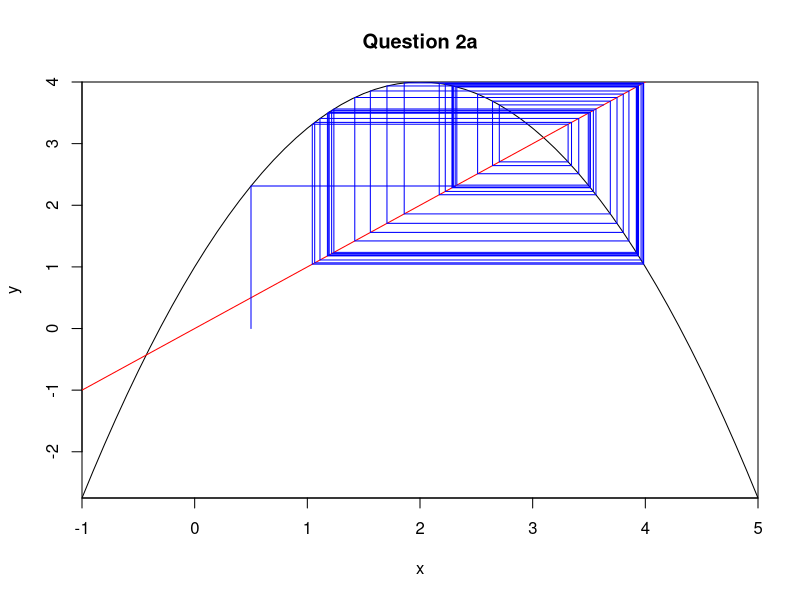
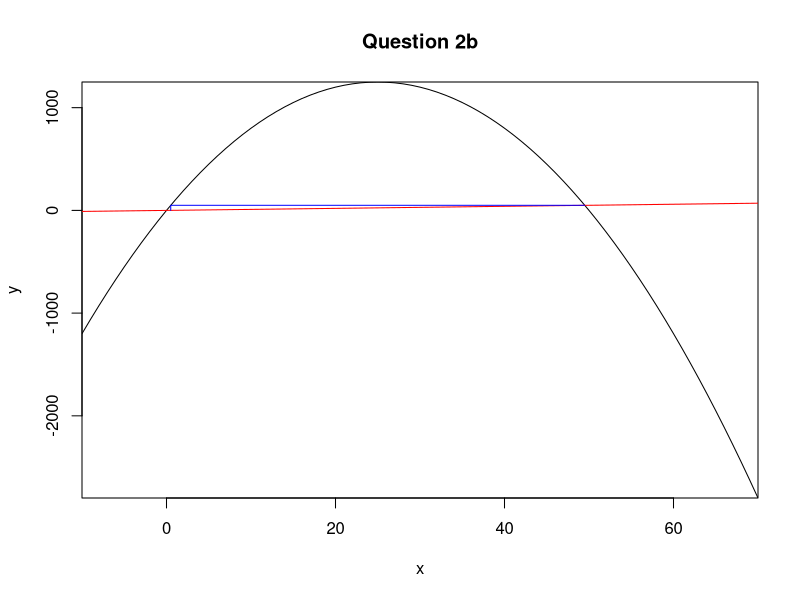
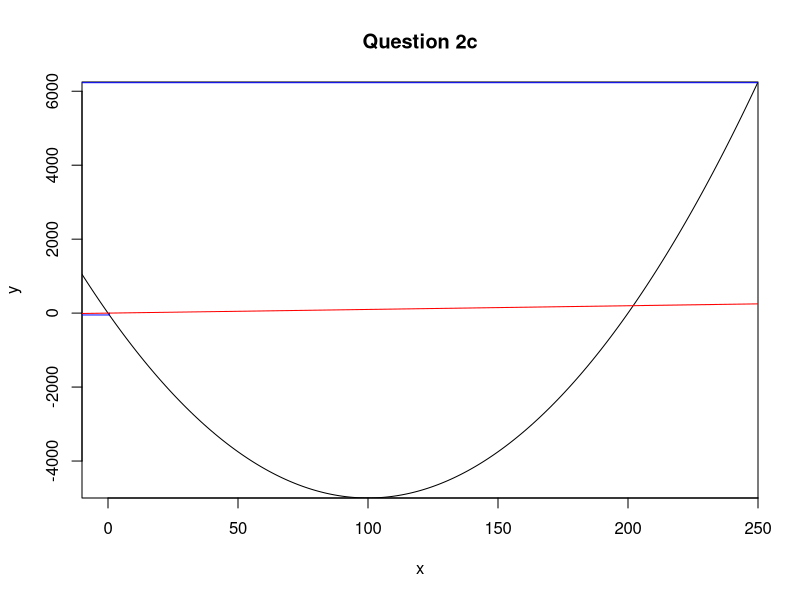
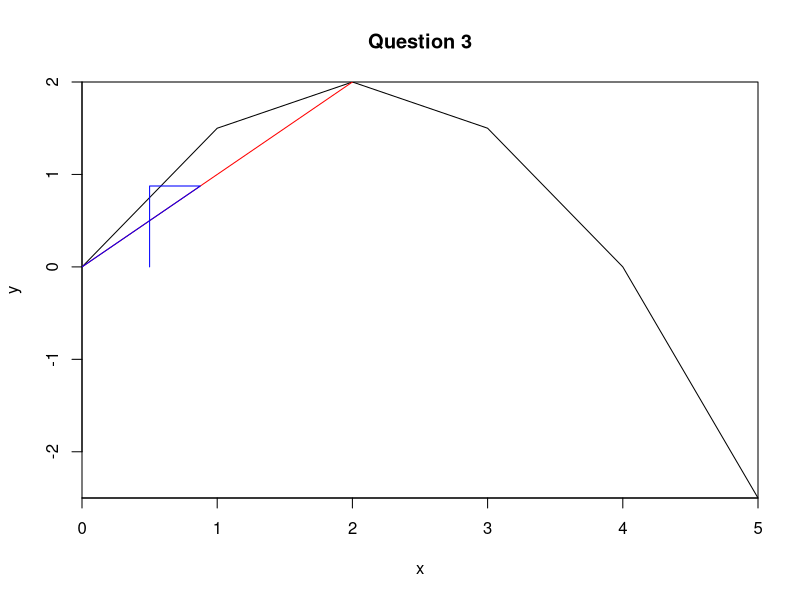
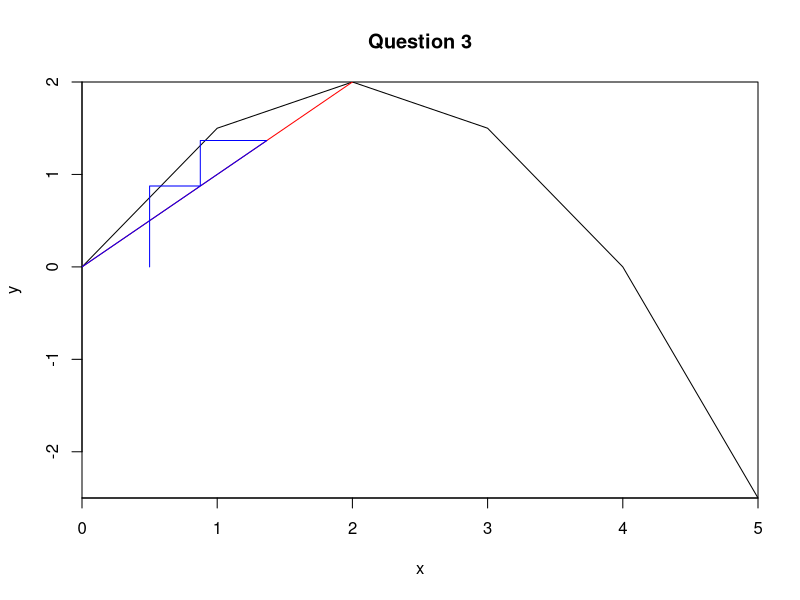
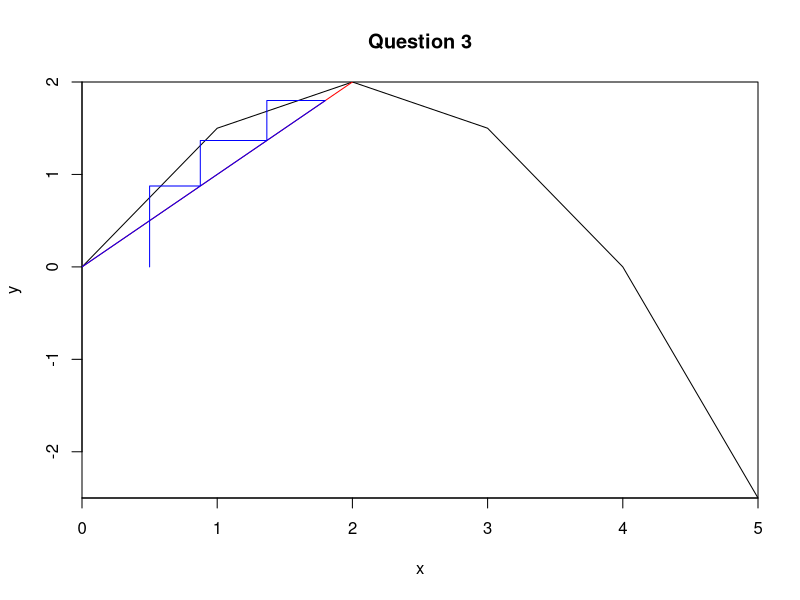
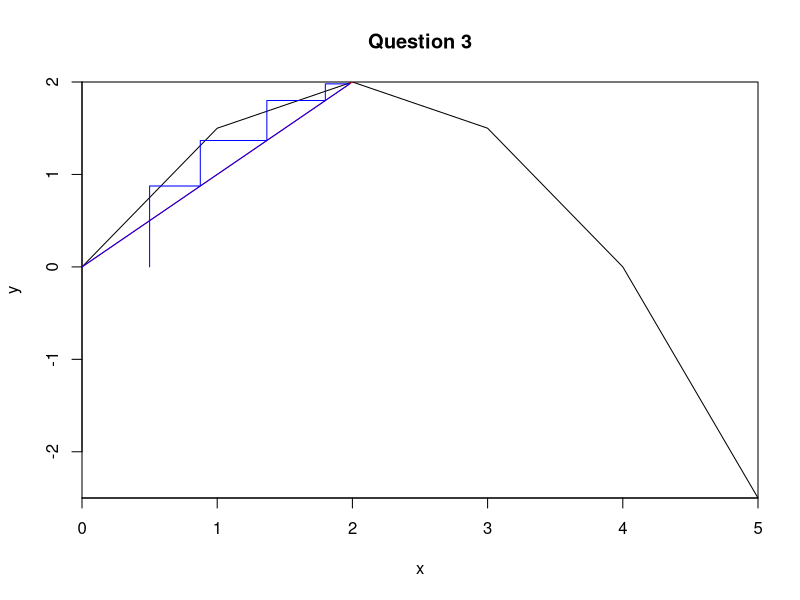
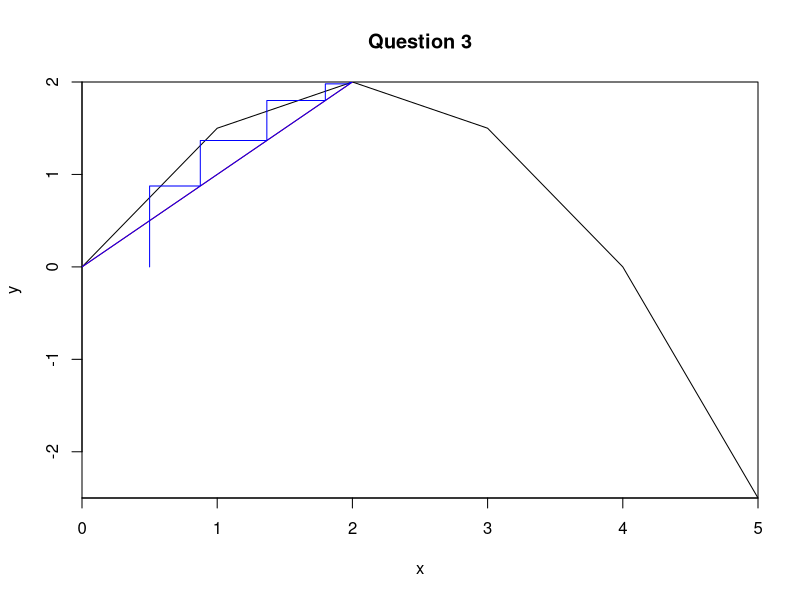

Reproduce these figures in R, in order.
# name: Christina Baer
# assignment: 3
# date: 10//09
# filename: Bios Lab 3.R
#############################################################################

## Chapter 2 ##

#/--#########################################################################
# name: Christina Baer
# assignment: 3
# date: 10//09
# question: 1
# subquestion: a
# other files: 
##########################################################################/--

# f(x) = 41 * N_(t) - 10 * N_(t)^2
# f'(x) = 41 - 20 * N_(t)

# Fixed points: 0, (r - 1) / k
# (r - 1) / k = (41 - 1) / 10 = 4
# f'(0) = 41, |f'(0)| > 1; unstable
# f'(4) = -39, |f'(4)| > 1; unstable

# There is no carrying capacity because both points are unstable.

#/--#########################################################################
# name: Christina Baer
# assignment: 3
# date: 10//09
# question: 1
# subquestion: b
# other files: 
##########################################################################/--

# f(x) = 41 * N_(t) + 2 * N_(t)^2
# f'(x) = 41 + 4 * N_(t)

# Fixed points: 0 and (r - 1) / k
# (r - 1) / k = (41 - 1) / -2 = -20
# f'(0) = 41, |f'(0)| > 1; unstable
# f'(-20) =1, |f'(4)| = 1; stability unclear

# There is no carrying capacity, since even if f'(-20) were stable, such a 
# condition would make no biological sense.

#/--#########################################################################
# name: Christina Baer
# assignment: 3
# date: 10//09
# question: 2
# subquestion: a
# other files: BiosLab3-CSB-2a.pdf
##########################################################################/--
cobwebFun<- function(x) {
return(3 * x - 0.75 * x ^ 2 + 1)
}

max_iter <- 50
y_vec <- x_vec <- numeric (max_iter * 2)
y_vec[1] <- 0
x_vec[1] <- 0.5
for (ii in 1:max_iter) {
y_vec[2 * ii] <- cobwebFun(x_vec[(2 * ii) - 1])
y_vec[2 * ii + 1] <- y_vec[2 * ii]
x_vec[2 * ii] <- x_vec[(2 * ii) - 1]
x_vec[2 * ii + 1] <- y_vec[2 * ii + 1]
}
plot2a<- plot(-10:max_iter / 10, cobwebFun(-10:max_iter / 10), xlab="x", 
ylab="y", main="Question 2a", type='l', xaxs='i', yaxs='i')
abline(0, 1, col='red')
lines(x_vec, y_vec, col='blue')

# PDF copy of plot
pdf(file="BiosLab3-CSB-2a.pdf")
plot2a<- plot(-10:max_iter / 10, cobwebFun(-10:max_iter / 10), xlab="x", 
ylab="y", main="Question 2a", type='l', xaxs='i', yaxs='i')
abline(0, 1, col='red')
lines(x_vec, y_vec, col='blue')
dev.off()


# There are fixed points at x = -0.431 and 3.097 and neither of them is 
# stable.
#/--#########################################################################
# name: Christina Baer
# assignment: 3
# date: 10//09
# question: 2
# subquestion: b
# other files: BiosLab3-CSB-2b.pdf
##########################################################################/--
cobwebFun<- function(x) {
return(100 * x - 2 * x ^ 2)
}

max_iter <- 70
y_vec <- x_vec <- numeric (max_iter * 2)
y_vec[1] <- 0
x_vec[1] <- 0.5
for (ii in 1:max_iter) {
y_vec[2 * ii] <- cobwebFun(x_vec[(2 * ii) - 1])
y_vec[2 * ii + 1] <- y_vec[2 * ii]
x_vec[2 * ii] <- x_vec[(2 * ii) - 1]
x_vec[2 * ii + 1] <- y_vec[2 * ii + 1]
}

plot2b<- plot(-10:70, cobwebFun(-10:70), xlab="x", ylab="y", 
main="Question 2b", type='l', xaxs='i', yaxs='i')
abline(0, 1, col='red')
lines(x_vec, y_vec, col='blue')

# PDF copy of plot
pdf(file="BiosLab3-CSB-2b.pdf")
plot2b<- plot(-10:70, cobwebFun(-10:70), xlab="x", ylab="y", 
main="Question 2b", type='l', xaxs='i', yaxs='i')
abline(0, 1, col='red')
lines(x_vec, y_vec, col='blue')
dev.off()

# There are fixed points at x = 0 and 49.5 and neither is stable.
#/--#########################################################################
# name: Christina Baer
# assignment: 3
# date: 10//09
# question: 2
# subquestion: c
# other files: BiosLab3-CSB-2c.pdf
##########################################################################/--

cobwebFun<- function(x) {
return(-100 * x + 0.5 * x ^ 2)
}

max_iter <- 250
y_vec <- x_vec <- numeric (max_iter * 2)
y_vec[1] <- 0
x_vec[1] <- .5
for (ii in 1:max_iter) {
y_vec[2 * ii] <- cobwebFun(x_vec[(2 * ii) - 1])
y_vec[2 * ii + 1] <- y_vec[2 * ii]
x_vec[2 * ii] <- x_vec[(2 * ii) - 1]
x_vec[2 * ii + 1] <- y_vec[2 * ii + 1]
}

plot2c<- plot(-10:max_iter, cobwebFun(-10:max_iter), xlab="x", ylab="y", 
main="Question 2c", type='l', xaxs='i', yaxs='i')
abline(0, 1, col='red')
lines(x_vec, y_vec, col='blue')

# PDF copy of plot
pdf(file="BiosLab3-CSB-2c.pdf")
plot2c<- plot(-10:max_iter, cobwebFun(-10:max_iter), xlab="x", ylab="y", 
main="Question 2c", type='l', xaxs='i', yaxs='i')
abline(0, 1, col='red')
lines(x_vec, y_vec, col='blue')
dev.off()

# There are fixed points at x = 0 and 202 and neither is stable.

#/--#########################################################################
# name: Christina Baer
# assignment: 3
# date: 10//09
# question: 3
# subquestion: 
# other files: 
##########################################################################/--
cobwebFun<- function(x) {
return(2 * x - 0.5 * x ** 2)
}

spider<-function(cobwebFun, title='', plotname='', minx, maxx) {
max_iter <- 200
y_vec <- x_vec <- numeric (max_iter * 2)
y_vec[1] <- 0
x_vec[1] <- 0.5
for (ii in 1:max_iter) {
y_vec[2 * ii] <- cobwebFun(x_vec[2 * ii - 1])
y_vec[2 * ii + 1] <- y_vec[2 * ii]
x_vec[2 * ii] <- x_vec[2 * ii - 1]
x_vec[2 * ii + 1] <- y_vec[2 * ii + 1]
plotname<-plot(minx:maxx, cobwebFun(minx:maxx), xlab="x", ylab="y", 
main=title, type='l', xaxs='i', yaxs='i')
abline(0, 1, col='red')
lines(x_vec, y_vec, col='blue')
}
return<-plotname
}
plot3<-spider(cobwebFun, "Question 3", plot3, 0, 5)

# PDF copy of plot
pdf(file="BiosLab3-CSB-3.pdf")
plot3<-spider(cobwebFun, "Question 3", plot3, 0, 5)
dev.off()


#/--#########################################################################
# name: Christina Baer
# assignment: 3
# date: 10//09
# question: 4
# subquestion: a
# other files: 
##########################################################################/--

#dG/dt= G - (k * G) = (1 - k) * G
# This is a first order homogeneous ODE.

#/--#########################################################################
# name: Christina Baer
# assignment: 3
# date: 10//09
# question: 4
# subquestion: b
# other files: 
##########################################################################/--
# "S" is used here as an integral sign.
# dG / dt= (1 - k) * G
# dG /G= (1 - k) * dt
# S [dG /G] = S [(1 - k) * dt]
# ln |G|= (1 - k) * t + C
# G= e^((1 - k) * t + C)

#/--#########################################################################
# name: Christina Baer
# assignment: 3
# date: 10//09
# question: 4
# subquestion: c
# other files: BiosLab3-CSB-4c.pdf
##########################################################################/--
# G = (1 - k) * G
# k = 0.01
# G = 0.99 * G

glucose<- function(x) {
return(0.99 * x)
}

modelGlu<-function(x_at_t) {
x_at_t1<-glucose(x_at_t)
return(x_at_t1)
}

init_value <-100;
max_iter <-300
x_array<-numeric(length=max_iter);
x_array[1]<-init_value;
for (ii in 2:max_iter) {
new_value<-modelGlu(x_array[ii-1]);
x_array[ii]<-new_value
}

plot4c<- plot(1:max_iter, x_array, 
main='Question 4c', xlab='Time (min)', type='l',
ylab='Glucose Concentration (mg/dL)')

# PDF copy of plot
pdf(file="BiosLab3-CSB-4c.pdf")
plot4c<- plot(1:max_iter, x_array, 
main='Question 4c', xlab='Time (min)', type='l',
ylab='Glucose Concentration (mg/dL)')
dev.off()
#/--#########################################################################
# name: Christina Baer
# assignment: 3
# date: 10//09
# question: 4
# subquestion: d
# other files: 
##########################################################################/--

# 100mg/dL is an unstable fixed point and 0mg/dL is a stable fixed point.

#/--#########################################################################
# name: Christina Baer
# assignment: 3
# date: 10//09
# question: 5
# subquestion: a
# other files: 
##########################################################################/--

# dG / dt = (1 - k) * G + a
# This is a first order inhomogenous ODE.

#/--#########################################################################
# name: Christina Baer
# assignment: 3
# date: 10//09
# question: 5
# subquestion: b
# other files: 
##########################################################################/--

# "S" is used here as an integral sign.
# dG / dt = (1 - k) * G + a
# e^(-S [a(t) * dt])= e^(-((1 - k) * t + C))
# d(G * e^(-((1 - k) * t + C)) / dt = a *  e^(-((1 - k) * t + C))
# S [d(G * e^(-((1 - k) * t + C))) / dt * dt] = 
 # S [a * e^(-((1 - k) * t + C)) * dt]
# G * e^(-((1 - k) * t + C)) = S [a * e^(-((1 - k) * t + C)) * dt] + C_(2)
# G =  e^((1 - k) * t + C) * S [a *  e^((1 - k) * t + C) * dt] + C_(2)

#/--#########################################################################
# name: Christina Baer
# assignment: 3
# date: 10//09
# question: 5
# subquestion: c
# other files: BiosLab3-CSB-5c.pdf
##########################################################################/--

glucose<- function(x) {
return(0.99 * x + 4)
}

modelGlu<-function(x_at_t) {
x_at_t1<-glucose(x_at_t)
return(x_at_t1)
}

init_value <-100;
max_iter <-400
x_array<-numeric(length=max_iter);
x_array[1]<-init_value;
for (ii in 2:max_iter) {
new_value<-modelGlu(x_array[ii-1]);
x_array[ii]<-new_value
}

plot5c<- plot(1:max_iter, x_array, 
main='Question 5c', xlab='Time (min)', type='l',
ylab='Glucose Concentration (mg/dL)')

# PDF copy of plot
pdf(file="BiosLab3-CSB-5c.pdf")
plot5c<- plot(1:max_iter, x_array, 
main='Question 5c', xlab='Time (min)', type='l',
ylab='Glucose Concentration (mg/dL)')
dev.off()
#/--#########################################################################
# name: Christina Baer
# assignment: 3
# date: 10//09
# question: 5
# subquestion: d
# other files: 
##########################################################################/--
# The blood sugar concentration in this model has a stable equilibrium at 
# 400mg/dL.
